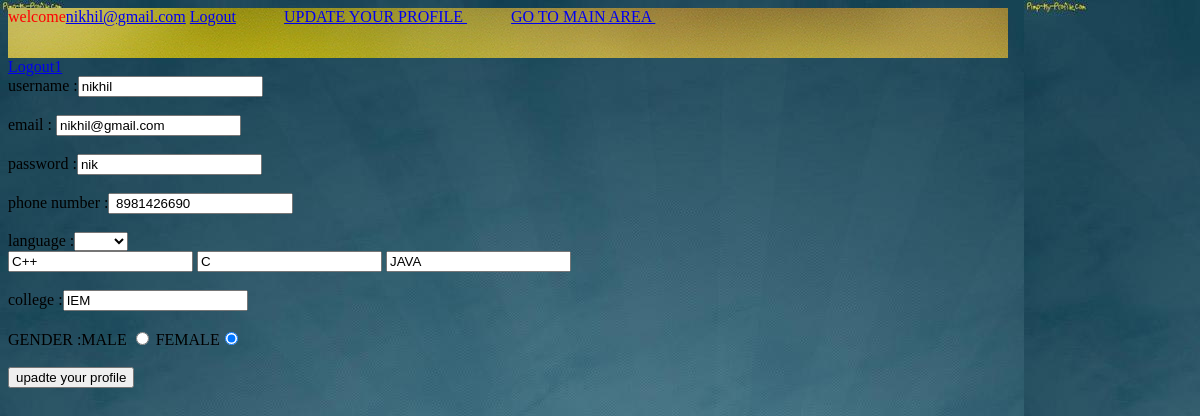
Screenshot of /update.php (signed in) with the database file from the repository.
### tables this page shows
CREATE TABLE IF NOT EXISTS `firstclass` (
`ID` int(20) NOT NULL,
  `NAME` varchar(20) NOT NULL,
  `EML` varchar(20) NOT NULL,
  `PASSWORD` varchar(20) NOT NULL,
  `PHONE` varchar(20) NOT NULL,
  `GENDER` varchar(20) NOT NULL,
  `LANGUAGE1` varchar(20) NOT NULL,
  `LANGUAGE2` varchar(20) NOT NULL,
  `LANGUAGE3` varchar(20) NOT NULL,
  `COLLEGE` varchar(20) NOT NULL,
  `xp_level` int(20) NOT NULL,
  `time` varchar(20) NOT NULL
);

### update.php (the view, shortened to what this page needs)
<?php
$sql="SELECT * from firstclass where EML='$_SESSION[email]'";
$num=mysql_query($sql);
$row=mysql_fetch_array($num);
?>
<html>
<head>
  <link rel="stylesheet" href="comment.css" />
</head>
<body>
<div class="navi">
<?php $bb=$_SESSION["email"];
    echo "welcome";  echo "<a href='member_profile.php?bye=$bb'>"; echo $_SESSION["email"];  echo "</a>"; ?>
 <a href="newlogout.php"> Logout</a>     &nbsp; &nbsp; &nbsp; &nbsp;&nbsp; &nbsp;
 <a href="update.php"> UPDATE YOUR PROFILE </a>    &nbsp; &nbsp; &nbsp; &nbsp;&nbsp; &nbsp;
 <a href="welcome_comment.php"> GO TO MAIN AREA </a>   &nbsp; &nbsp; &nbsp; &nbsp;&nbsp; &nbsp;
</div>
 <a href="newlogout.php"> Logout1</a>  <br>
<form action="completeupdate.php" method="post">
  username     :<input type="text" name="un" value="<?php echo $row['NAME']; ?>" />    <br> <br>
  email        : <input type="email" name="em" value=" <?php echo $_SESSION['email'];?>" />    <br> <br>
  password     :<input type="text" name="pw"  value="<?php echo $row['PASSWORD']; ?> " />  <br> <br>
  phone number :<input type="text" name="pn" value="<?php echo $row['PHONE']; ?> "/>  <br> <br>
  language     :<select name="s" id="se" onchange="abc()">
				 <option></option>
                 <option>C</option>
                </select><br>
                <input type="text" name="l1" id="b1" value="<?php echo $row['LANGUAGE1']; ?>"/>
                <input type="text" name="l2" id="b2" value="<?php echo $row['LANGUAGE2']; ?>"/>
                <input type="text" name="l3" id="b3" value="<?php echo $row['LANGUAGE3']; ?>"/>  <br> <br>
  college      :<input type="text" name="cl" value="<?php echo $row['COLLEGE']; ?>"/>  <br> <br>
  GENDER       :MALE <input type="radio" name="bt" value="male"/ <?php if($row['GENDER']="male")echo "checked"; ?>>
                FEMALE<input type="radio" name="bt" value="female"/ <?php if($row['GENDER']="female")echo "checked"; ?>>  <br>  <br>
                 <input type="submit" value="upadte your profile"/>
</form>
</body>
</html>

### comment.css (style rules this page uses)
.navi { width: 1000px; height:50px; background-color :#FFC0CB; background-image: url("iem6.jpg"); color: red; }
body { background-image: url("iem4.jpg"); }

### rows the page displays
firstclass: un "nikhil", pw "nik", pn "8981426690", l1 "C++", l2 "C", l3 "JAVA", cl "IEM"

### other values shown
$_SESSION["email"] "nikhil@gmail.com"
